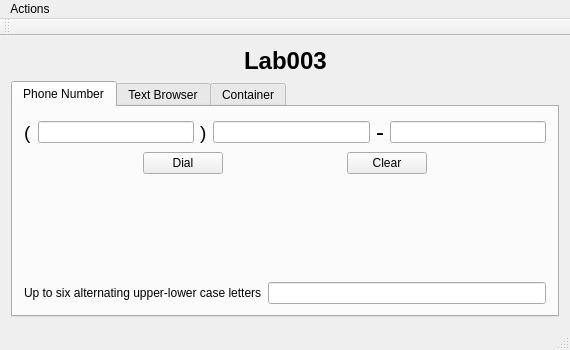
<?xml version="1.0" encoding="UTF-8"?>
<ui version="4.0">
 <class>MainWindow</class>
 <widget class="QMainWindow" name="MainWindow">
  <property name="geometry">
   <rect>
    <x>0</x>
    <y>0</y>
    <width>570</width>
    <height>350</height>
   </rect>
  </property>
  <property name="windowTitle">
   <string>MainWindow</string>
  </property>
  <widget class="QWidget" name="centralWidget">
   <layout class="QVBoxLayout" name="verticalLayout">
    <item>
     <layout class="QHBoxLayout" name="horizontalLayout">
      <item>
       <spacer name="horizontalSpacer">
        <property name="orientation">
         <enum>Qt::Horizontal</enum>
        </property>
        <property name="sizeHint" stdset="0">
         <size>
          <width>40</width>
          <height>20</height>
         </size>
        </property>
       </spacer>
      </item>
      <item>
       <widget class="QLabel" name="label">
        <property name="font">
         <font>
          <pointsize>18</pointsize>
          <weight>75</weight>
          <bold>true</bold>
         </font>
        </property>
        <property name="text">
         <string>Lab003</string>
        </property>
       </widget>
      </item>
      <item>
       <spacer name="horizontalSpacer_2">
        <property name="orientation">
         <enum>Qt::Horizontal</enum>
        </property>
        <property name="sizeHint" stdset="0">
         <size>
          <width>40</width>
          <height>20</height>
         </size>
        </property>
       </spacer>
      </item>
     </layout>
    </item>
    <item>
     <widget class="QTabWidget" name="tabWidget">
      <property name="currentIndex">
       <number>0</number>
      </property>
      <widget class="QWidget" name="tab">
       <attribute name="title">
        <string>Phone Number</string>
       </attribute>
       <layout class="QVBoxLayout" name="verticalLayout_2">
        <item>
         <layout class="QHBoxLayout" name="horizontalLayout_2">
          <item>
           <widget class="QLabel" name="label_2">
            <property name="font">
             <font>
              <pointsize>14</pointsize>
             </font>
            </property>
            <property name="text">
             <string>(</string>
            </property>
           </widget>
          </item>
          <item>
           <widget class="QLineEdit" name="areaCodeEdit"/>
          </item>
          <item>
           <widget class="QLabel" name="label_3">
            <property name="font">
             <font>
              <pointsize>14</pointsize>
             </font>
            </property>
            <property name="text">
             <string>)</string>
            </property>
           </widget>
          </item>
          <item>
           <widget class="QLineEdit" name="prefixEdit"/>
          </item>
          <item>
           <widget class="QLabel" name="label_4">
            <property name="font">
             <font>
              <pointsize>18</pointsize>
             </font>
            </property>
            <property name="text">
             <string>-</string>
            </property>
           </widget>
          </item>
          <item>
           <widget class="QLineEdit" name="subscEdit"/>
          </item>
         </layout>
        </item>
        <item>
         <layout class="QHBoxLayout" name="horizontalLayout_4">
          <item>
           <spacer name="horizontalSpacer_3">
            <property name="orientation">
             <enum>Qt::Horizontal</enum>
            </property>
            <property name="sizeHint" stdset="0">
             <size>
              <width>40</width>
              <height>20</height>
             </size>
            </property>
           </spacer>
          </item>
          <item>
           <widget class="QPushButton" name="dialButton">
            <property name="text">
             <string>Dial</string>
            </property>
           </widget>
          </item>
          <item>
           <spacer name="horizontalSpacer_4">
            <property name="orientation">
             <enum>Qt::Horizontal</enum>
            </property>
            <property name="sizeHint" stdset="0">
             <size>
              <width>40</width>
              <height>20</height>
             </size>
            </property>
           </spacer>
          </item>
          <item>
           <widget class="QPushButton" name="clearButton">
            <property name="text">
             <string>Clear</string>
            </property>
           </widget>
          </item>
          <item>
           <spacer name="horizontalSpacer_5">
            <property name="orientation">
             <enum>Qt::Horizontal</enum>
            </property>
            <property name="sizeHint" stdset="0">
             <size>
              <width>40</width>
              <height>20</height>
             </size>
            </property>
           </spacer>
          </item>
         </layout>
        </item>
        <item>
         <spacer name="verticalSpacer">
          <property name="orientation">
           <enum>Qt::Vertical</enum>
          </property>
          <property name="sizeHint" stdset="0">
           <size>
            <width>20</width>
            <height>101</height>
           </size>
          </property>
         </spacer>
        </item>
        <item>
         <layout class="QHBoxLayout" name="horizontalLayout_3">
          <item>
           <widget class="QLabel" name="label_5">
            <property name="text">
             <string>Up to six alternating upper-lower case letters</string>
            </property>
           </widget>
          </item>
          <item>
           <widget class="QLineEdit" name="alternEdit"/>
          </item>
         </layout>
        </item>
       </layout>
      </widget>
      <widget class="QWidget" name="tab_3">
       <attribute name="title">
        <string>Text Browser</string>
       </attribute>
       <layout class="QVBoxLayout" name="verticalLayout_3">
        <item>
         <widget class="QTextBrowser" name="textBrowser"/>
        </item>
       </layout>
      </widget>
      <widget class="QWidget" name="tab_2">
       <attribute name="title">
        <string>Container</string>
       </attribute>
       <layout class="QVBoxLayout" name="verticalLayout_5">
        <item>
         <spacer name="verticalSpacer_2">
          <property name="orientation">
           <enum>Qt::Vertical</enum>
          </property>
          <property name="sizeHint" stdset="0">
           <size>
            <width>20</width>
            <height>47</height>
           </size>
          </property>
         </spacer>
        </item>
        <item>
         <layout class="QHBoxLayout" name="horizontalLayout_5">
          <item>
           <spacer name="horizontalSpacer_6">
            <property name="orientation">
             <enum>Qt::Horizontal</enum>
            </property>
            <property name="sizeHint" stdset="0">
             <size>
              <width>40</width>
              <height>20</height>
             </size>
            </property>
           </spacer>
          </item>
          <item>
           <widget class="QGroupBox" name="groupBox">
            <property name="title">
             <string>Button Group</string>
            </property>
            <layout class="QVBoxLayout" name="verticalLayout_4">
             <item>
              <widget class="QRadioButton" name="lengthRadioButton">
               <property name="text">
                <string>Length</string>
               </property>
              </widget>
             </item>
             <item>
              <widget class="QRadioButton" name="widthRadioButton">
               <property name="text">
                <string>Width</string>
               </property>
              </widget>
             </item>
            </layout>
           </widget>
          </item>
          <item>
           <spacer name="horizontalSpacer_7">
            <property name="orientation">
             <enum>Qt::Horizontal</enum>
            </property>
            <property name="sizeHint" stdset="0">
             <size>
              <width>40</width>
              <height>20</height>
             </size>
            </property>
           </spacer>
          </item>
         </layout>
        </item>
        <item>
         <spacer name="verticalSpacer_3">
          <property name="orientation">
           <enum>Qt::Vertical</enum>
          </property>
          <property name="sizeHint" stdset="0">
           <size>
            <width>20</width>
            <height>47</height>
           </size>
          </property>
         </spacer>
        </item>
       </layout>
      </widget>
     </widget>
    </item>
   </layout>
  </widget>
  <widget class="QMenuBar" name="menuBar">
   <property name="geometry">
    <rect>
     <x>0</x>
     <y>0</y>
     <width>570</width>
     <height>20</height>
    </rect>
   </property>
   <widget class="QMenu" name="menuActions">
    <property name="title">
     <string>Actions</string>
    </property>
   </widget>
   <addaction name="menuActions"/>
  </widget>
  <widget class="QToolBar" name="mainToolBar">
   <attribute name="toolBarArea">
    <enum>TopToolBarArea</enum>
   </attribute>
   <attribute name="toolBarBreak">
    <bool>false</bool>
   </attribute>
  </widget>
  <widget class="QStatusBar" name="statusBar"/>
 </widget>
 <layoutdefault spacing="6" margin="11"/>
 <resources/>
 <connections/>
</ui>
